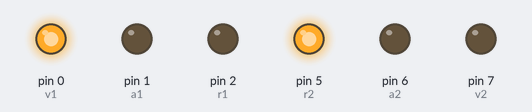
Simulated run of this program. Board: MicroPython board. Parts: output pins drawn as LEDs (lit = HIGH).

Above: at 0.1 s.
At 5.3 s:
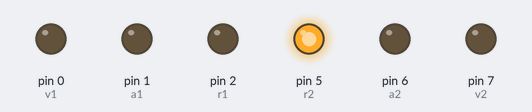
At 10.1 s:
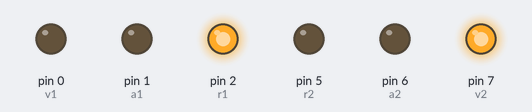
At 16.9 s:
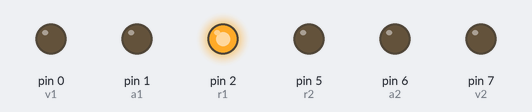
At 27.1 s:
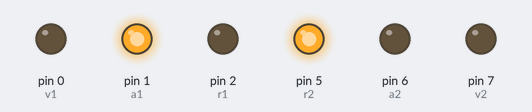
At 37.1 s:
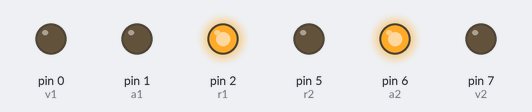
Timing chart, 0 to 38.6 s (numbered marks = the images above):
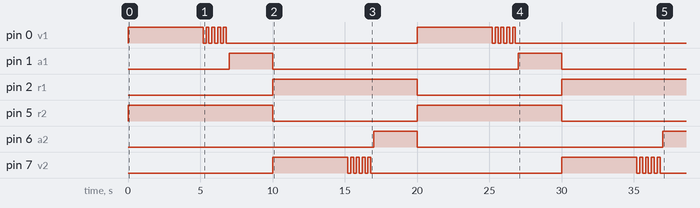

Measured:
- by itself, pin 0 (v1), pin 7 (v2): goes HIGH 5.2 s, 4 × (LOW 0.20 s, HIGH 0.20 s), LOW 13.2 s, HIGH 5.2 s, 4 × (LOW 0.20 s, HIGH 0.20 s), then LOW
- by itself, pin 1 (a1): alternates HIGH for 3.0 s and LOW for 17.0 s
- by itself, pin 2 (r1): LOW → HIGH at 10.0 s, → LOW 10.0 s later, → HIGH 10.0 s later
- by itself, pin 5 (r2): alternates HIGH for 10.0 s and LOW for 10.0 s
- by itself, pin 6 (a2): LOW → HIGH at 17.0 s, → LOW 3.0 s later, → HIGH 17.0 s later

The program:

Ej10.py
```python
import machine
import utime

v1 = machine.Pin(0, machine.Pin.OUT)
a1 = machine.Pin(1, machine.Pin.OUT)
r1 = machine.Pin(2, machine.Pin.OUT)

v2 = machine.Pin(7, machine.Pin.OUT)
a2 = machine.Pin(6, machine.Pin.OUT)
r2 = machine.Pin(5, machine.Pin.OUT)

def apagar_todos():
    v1.value(0); a1.value(0); r1.value(0)
    v2.value(0); a2.value(0); r2.value(0)

while True:
    apagar_todos()
    # Estado 1: V1, R2 5 segundos
    v1.value(1)
    r2.value(1)
    utime.sleep(5)

    # Estado 2: V1 intermitente, R2 fijo
    v1.value(0)
    for _ in range(5):
        v1.value(1)
        utime.sleep_ms(200)
        v1.value(0)
        utime.sleep_ms(200)

    apagar_todos()
    # Estado 3: A1, R2 3 segundos
    a1.value(1)
    r2.value(1)
    utime.sleep(3)

    apagar_todos()
    # Estado 4: R1, V2 5 segundos
    r1.value(1)
    v2.value(1)
    utime.sleep(5)

    # Estado 5: R1 fijo, V2 intermitente
    v2.value(0)
    for _ in range(5):
        v2.value(1)
        utime.sleep_ms(200)
        v2.value(0)
        utime.sleep_ms(200)

    apagar_todos()
    # Estado 6: R1, A2 3 segundos
    r1.value(1)
    a2.value(1)
    utime.sleep(3)
```
